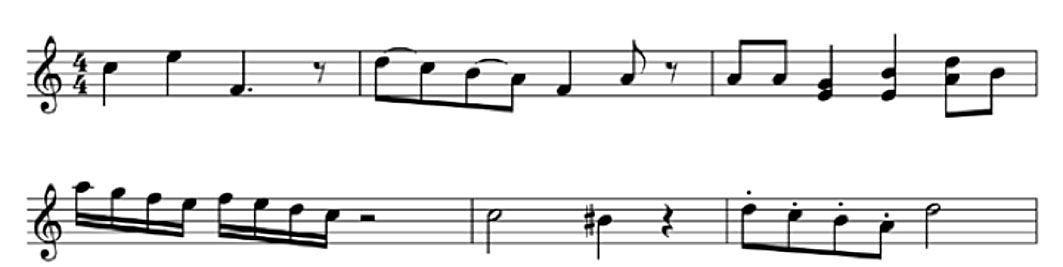
%> input picture Images_Training/Le_1_Example.jpg, 1063 x 267 px
$ octave --eval "result = tnm034(imread('Images_Training/Le_1_Example.jpg'));"   (GNU Octave 9; MATLAB toolbox functions it lacks are replaced by stand-ins)
%> lines starting %> are read from the running program, lines starting %| are printed output that depends on the picture
%> in tnm034, image is the input picture: size 267x1063x3 uint8; min 0, max 255, mean 232.3
### newRotate.m
function [rotImage] = newRotate(image)
% Find best rotate angle with the help of horizontal projection

    maxVal = 0;
    rotAng = -20;

    % Large interval to find best angle to then use with better accuracy
    for i = -45:1:45
        % Invert image to get intersting data (white in the image) as
        % the highest value for the horizontal projection
        revImg = imcomplement(image);
        rotatedIma = imrotate(revImg, i, 'bicubic');

        % Will get the highest value when as much white color as possible
        % is in a straight line
        horizontalProjection = sum(rotatedIma(:,:), 2);
        peak = max(horizontalProjection);

        if (peak > maxVal)
            maxVal = peak;
            rotAng = i;
        end

    end
%> this loop made 91 passes
%> (peak, maxVal) on passes 1, 5, 7, 8, 14, 15, 16, 18, 19, 20, 21, 22: (212.1, 212.1), (223.6, 223.6), (224, 224), (225.4, 225.4), (231.1, 231.1), (242.3, 242.3), (246.9, 246.9), (249.6, 249.6), (262.4, 262.4), (267.8, 267.8), (276.8, 276.8), (277.7, 277.7)
%> peak on passes 2, 3, 4, 6, 9, 10: 196.4, 201.8, 205, 219.8, 222.7, 224.5
%> pass 1, in newRotate, `revImg = imcomplement(image);`:
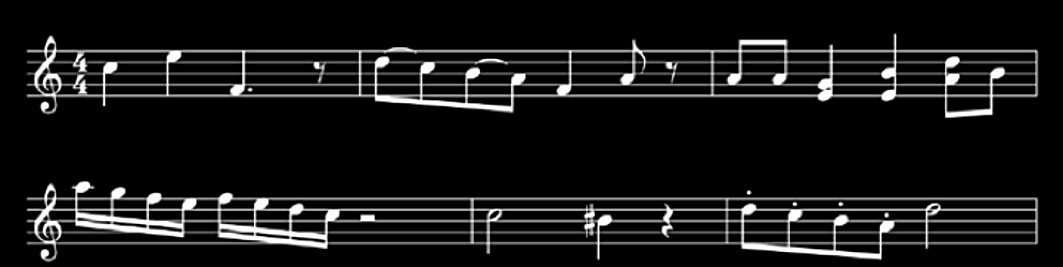
%> revImg: size 267x1063x3 double; min 0, max 1, mean 0.0892
%> pass 1, in newRotate, `rotatedIma = imrotate(revImg, i, 'bicubic');`:
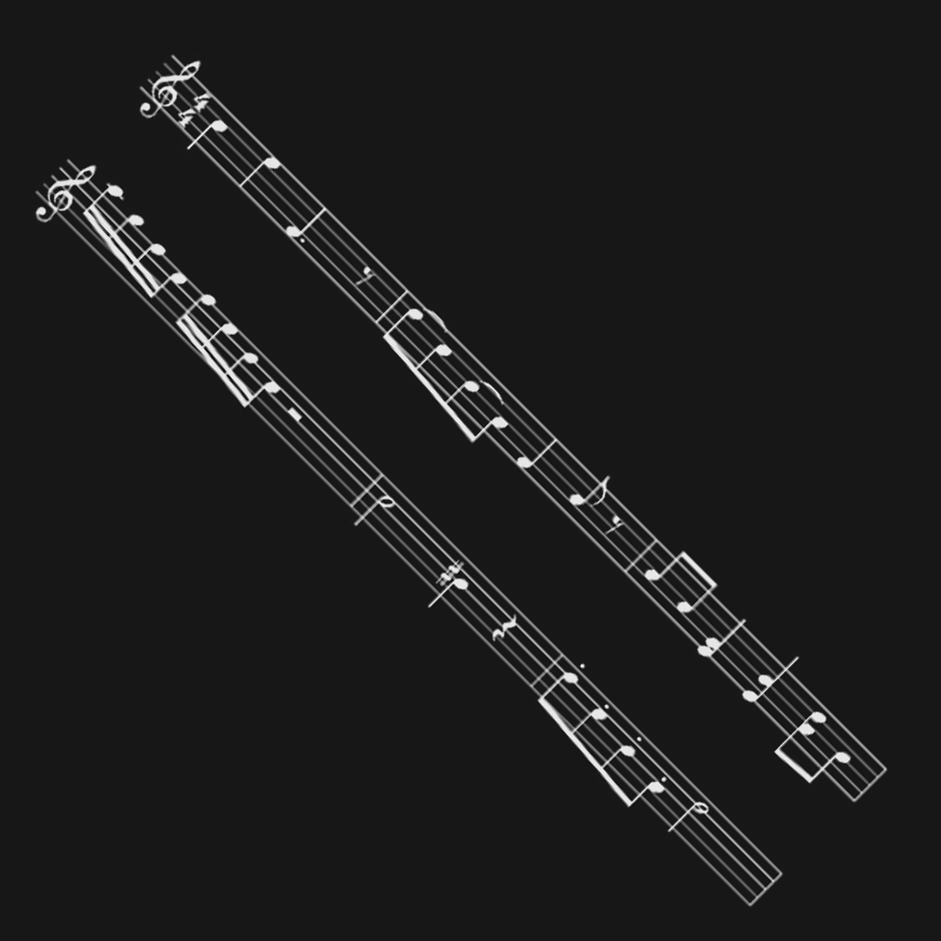
%> rotatedIma: size 941x941x3 double; min -0.114, max 1.12, mean 0.0286; drawn with min black and max white
%> pass 2, in newRotate, `rotatedIma = imrotate(revImg, i, 'bicubic');`:
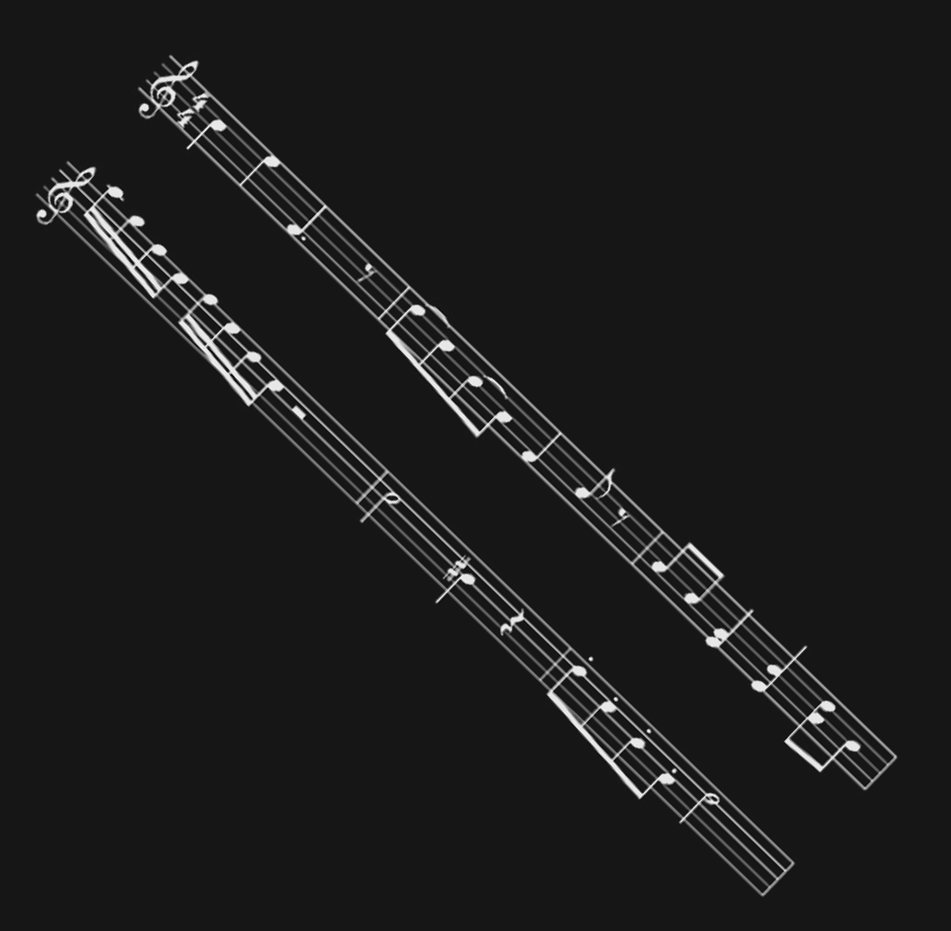
%> rotatedIma: size 931x951x3 double; min -0.108, max 1.11, mean 0.0286; drawn with min black and max white
%> pass 3, in newRotate, `rotatedIma = imrotate(revImg, i, 'bicubic');`:
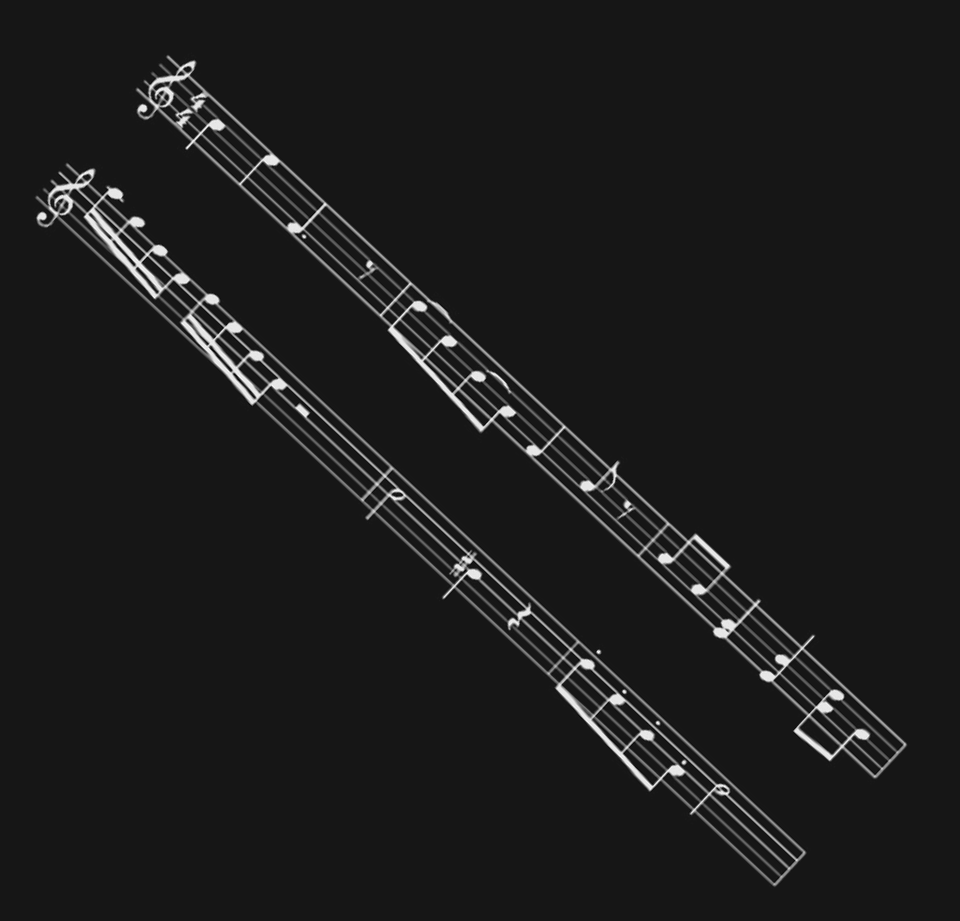
%> rotatedIma: size 921x960x3 double; min -0.109, max 1.11, mean 0.0286; drawn with min black and max white
%> after the loop, rotAng = 0

    maxVal = 0;
    tempAng = rotAng;
%> tempAng = 0

    % Use angle found in first loop to increase the rotational accuracy
    for i = tempAng-1:0.1:tempAng+1
        revImg = imcomplement(image);
        rotatedIma = imrotate(revImg, i, 'bicubic');

        horizontalProjection = sum(rotatedIma, 2);
        peak = max(max(horizontalProjection));

        if (peak > maxVal)
            maxVal = peak;
            rotAng = i;
        end
    end

    maxVal = 0;
    tempAng = rotAng;

    % Futher improve the rotation of the image with a lower step value
    for i = tempAng-0.1:0.01:tempAng+0.1
        revImg = imcomplement(image);
        rotatedIma = imrotate(revImg, i, 'bicubic');

        horizontalProjection = sum(rotatedIma, 2);
        peak = max(max(horizontalProjection));

        if (peak > maxVal)
            maxVal = peak;
            rotAng = i;
        end
    end

    revImg = imcomplement(image);
    rotatedIma = imrotate(revImg, rotAng, 'bicubic');
    rotImage = imcomplement(rotatedIma);


end

### tnm034.m
%%%%%%%%%%%%%%%%%%%%%%%%%%
function strout = tnm034(Im)
%
% Im: Input image of captured sheet music. Im should be in
% double format, normalized to the interval [0,1]
%
% strout: The resulting character array of the detected notes.
% The character array must follow the pre-defined format.
%
% Group members:
% Jasmine Karlsson, Jonna Johansson, Jonathan Fransson, Simon Johasson

% clc
% close all
% clear

% Read image
% image = imread('Images_Training\im5s.jpg');
image = Im;
image = im2double(image);

% BW = makeImageBinary(image);
%[H, theta, rho, P, lines] = houghFunction(BW);

% Calculate the angle for which the image is originally rotated by
%rotatedImage = rotateImage(image, P, theta, lines);
rotatedImage = newRotate(image);
% figure
% imshow(rotatedImage);

BW = makeImageBinary(rotatedImage);
[horizontalProjection, begin, order] = horizontalProfile(BW);
[subIMG, sortedLinePos] = findStaffLines(BW, begin, order);
template = imread('gklav.png');

notes = '';

for i = 1:length(begin) - 1

    removeGInital = removeGClef(template, subIMG{i}, sortedLinePos);
    removeG{i} = removeGInital;

    [notePos, noteCharArrayFourths, noteCharArrayEights] = lineToNotes(sortedLinePos(:,i));
    [subIMG2, centroids, s] = findCentroids(removeG{i}, notePos);

    box = boundingBox2(removeG{i}, centroids);
    axisLength = (sum(s.MinorAxisLength)/(length(s.MinorAxisLength)));
    noteType = identifyTypeOfNote(box, centroids, removeG{i}, axisLength);
    % Answers are posted in notes
    notes = identifyNotes(centroids, notePos, noteCharArrayFourths, noteCharArrayEights, notes, noteType);
    strout = notes;


end

end
%> (the run ends here)
